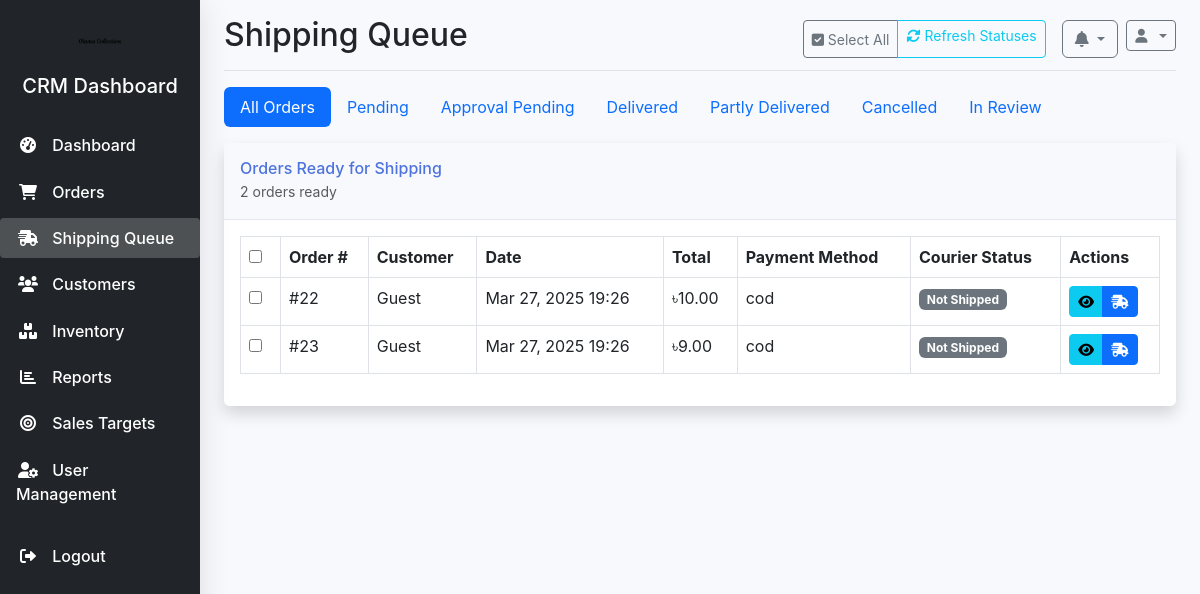
/crm/shipping/queue/ (signed in), run on an earlier commit of the app's database.
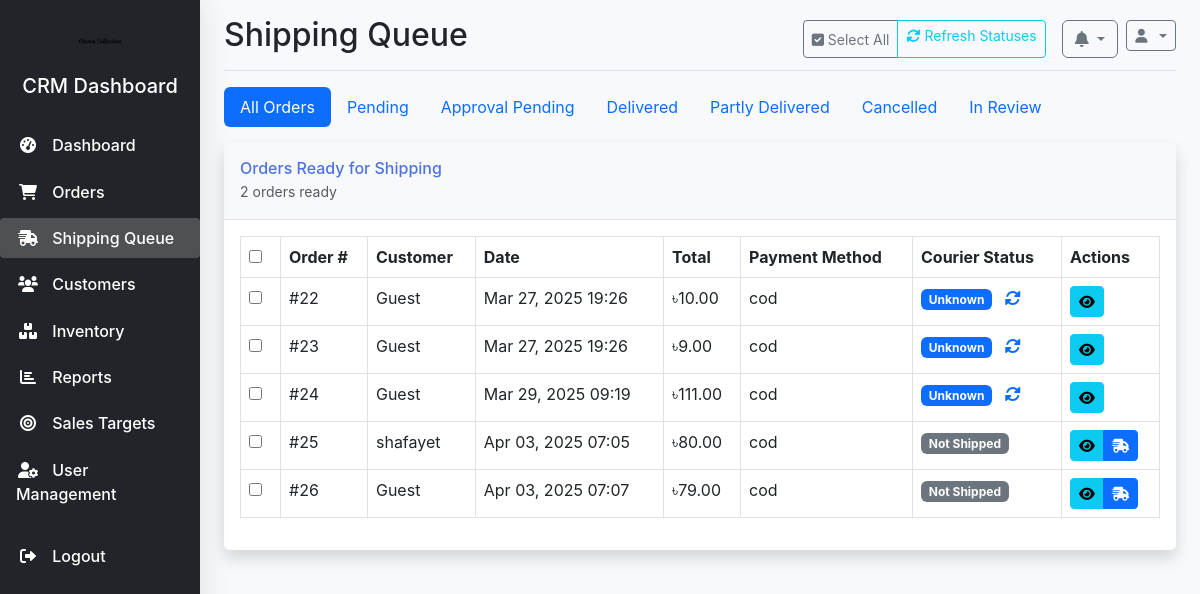
And on a later commit of the database.
### orders/models.py (models this page shows, shortened)
class Order(models.Model):
    order_number = models.CharField(max_length=20, unique=True, null=True, blank=True)
    customer = models.ForeignKey(User, on_delete=models.SET_NULL, related_name='orders', null=True, blank=True)
    shipping_address = models.TextField(null=True, blank=True)
    billing_address = models.TextField(blank=True, null=True)
    payment_method = models.CharField(max_length=50, null=True, blank=True)  # Made nullable
    payment_status = models.CharField(max_length=50, default='pending')
    total_amount = models.DecimalField(max_digits=10, decimal_places=2, null=True, blank=True)  # Made nullable
    created_at = models.DateTimeField(auto_now_add=True)
    updated_at = models.DateTimeField(auto_now=True)
    status = models.ForeignKey('crm.OrderStatus', on_delete=models.SET_NULL, null=True, blank=True)
    tracking_code = models.CharField(max_length=50, blank=True, null=True)
    consignment_id = models.CharField(max_length=50, blank=True, null=True)
    delivery_status = models.CharField(max_length=50, blank=True, null=True)
    inventory_updated = models.BooleanField(default=False)

### crm/views.py (the view, shortened to what this page needs)
# urls.py: path('shipping/queue/', views.shipping_queue, name='shipping_queue'),
@crm_login_required
def shipping_queue(request):
    status_filter = request.GET.get('status')
    orders = Order.objects.all()
    shipped_status = OrderStatus.objects.filter(
        Q(name__icontains='ship') | Q(name__icontains='dispatch')
    ).first()
    statuses = OrderStatus.objects.filter(is_active=True).order_by('sort_order')
    ready_for_shipping_count = orders.filter(
        Q(tracking_code__isnull=True) | Q(tracking_code='')
    ).count()
    context = {
        'orders': orders,
        'shipped_status': shipped_status,
        'statuses': statuses,
        'ready_for_shipping_count': ready_for_shipping_count,
        'status_filter': status_filter
    }
    return render(request, 'crm/shipping/queue.html', context)

### core/context_processors.py (called while the page is built)
def site_settings(request):
    return {
        'site_name': get_site_config('site_name', 'Bangladesh E-commerce'),
        'site_logo': get_site_config('site_logo', '/static/img/default-logo.png'),
        'contact_email': get_site_config('contact_email', 'info@example.com'),
        'contact_phone': get_site_config('contact_phone', '+880xxxxxxxxx'),
    }

### core/utils.py (called while the page is built)
def get_site_config(name, default=None):
    try:
        config = SiteConfiguration.objects.get(name=name, active=True)
        if config.value:
            return config.value
        elif config.image:
            return config.image.url
        return default
    except SiteConfiguration.DoesNotExist:
        return default

### crm/templates/crm/shipping/queue.html (shortened to what the changed rows need)
{% extends 'crm/base.html' %}
{% load static %}
{% block page_title %}Shipping Queue{% endblock %}
{% block content %}
<div class="card shadow mb-4">
    <div class="card-body">
        <div class="table-responsive">
            <table class="table table-bordered" id="shippingTable" width="100%" cellspacing="0">
                <thead>
                    <tr>
                        <th style="width: 40px;">
                            <input type="checkbox" id="select-all-checkbox">
                        </th>
                        <th>Order #</th>
                        <th>Customer</th>
                        <th>Date</th>
                        <th>Total</th>
                        <th>Payment Method</th>
                        <th>Courier Status</th>
                        <th>Actions</th>
                    </tr>
                </thead>
                <tbody>
                    {% for order in orders %}
                    <tr data-status="{{ order.delivery_status|default:'not_shipped' }}">
                        <td>
                            <input type="checkbox" class="order-checkbox" value="{{ order.id }}">
                        </td>
                        <td>#{{ order.id }}</td>
                        <td>
                            {% if order.customer %}
                                {{ order.customer.get_full_name|default:order.customer.username }}
                            {% else %}
                                Guest
                            {% endif %}
                        </td>
                        <td>{{ order.created_at|date:"M d, Y H:i" }}</td>
                        <td>৳{{ order.total_amount|floatformat:2 }}</td>
                        <td>{{ order.payment_method }}</td>
                        <td class="courier-status" data-order-id="{{ order.id }}">
                            {% if order.tracking_code %}
                                <span class="badge {% if order.delivery_status == 'delivered' %}bg-success{% elif order.delivery_status == 'cancelled' %}bg-danger{% elif order.delivery_status == 'partly_delivered' %}bg-warning{% elif order.delivery_status == 'in_review' %}bg-info{% elif order.delivery_status == 'approval_pending' %}bg-secondary{% else %}bg-primary{% endif %}">
                                    {% with status=order.delivery_status|default:"pending"|title %}
                                        {{ status|cut:"_"|title }}
                                    {% endwith %}
                                </span>
                                <a href="#" class="refresh-status-btn ms-2" data-order-id="{{ order.id }}" data-tracking-code="{{ order.tracking_code }}">
                                    <i class="fas fa-sync-alt"></i>
                                </a>
                            {% else %}
                                <span class="badge bg-secondary">Not Shipped</span>
                            {% endif %}
                        </td>
                        <td>
                            <div class="btn-group">
                                <a href="{% url 'crm:order_detail' order.id %}" class="btn btn-sm btn-info">
                                    <i class="fas fa-eye"></i>
                                </a>
                                {% if not order.tracking_code %}
                                <a href="{% url 'crm:ship_order' order.id %}" class="btn btn-sm btn-primary">
                                    <i class="fas fa-shipping-fast"></i>
                                </a>
                                {% endif %}
                            </div>
                        </td>
                    </tr>
                    {% empty %}
                    <tr>
                        <td colspan="8" class="text-center">No orders ready for shipping</td>
                    </tr>
                    {% endfor %}
                </tbody>
            </table>
        </div>
    </div>
</div>
{% endblock %}

What changed in the data, as far as the page shows it:
changed Order id 22: delivery_status (not shown) → "Unknown"; no longer shows "Not Shipped"
changed Order id 23: delivery_status (not shown) → "Unknown"; no longer shows "Not Shipped"
added Order: id "24", shows "Guest", created_at "Mar 29, 2025 09:19", total_amount "111.00", payment_method "cod", delivery_status "Unknown"
added Order: id "25", customer.get_full_name "shafayet", created_at "Apr 03, 2025 07:05", total_amount "80.00", payment_method "cod", shows "Not Shipped"
added Order: id "26", shows "Guest", created_at "Apr 03, 2025 07:07", total_amount "79.00", payment_method "cod", shows "Not Shipped"
